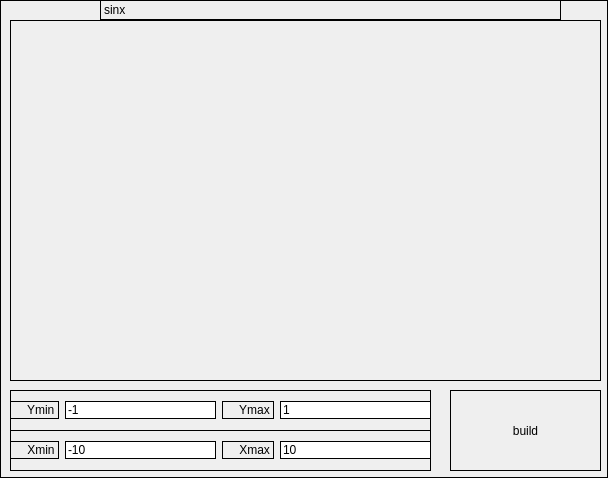
<?xml version="1.0" encoding="UTF-8"?>
<ui version="4.0">
 <class>Graph</class>
 <widget class="QWidget" name="Graph">
  <property name="geometry">
   <rect>
    <x>0</x>
    <y>0</y>
    <width>608</width>
    <height>478</height>
   </rect>
  </property>
  <property name="windowTitle">
   <string>Form</string>
  </property>
  <property name="styleSheet">
   <string notr="true">border: 1px solid black;</string>
  </property>
  <widget class="QCustomPlot" name="widget" native="true">
   <property name="geometry">
    <rect>
     <x>10</x>
     <y>20</y>
     <width>591</width>
     <height>361</height>
    </rect>
   </property>
   <property name="styleSheet">
    <string notr="true">border: 1px solid black;</string>
   </property>
  </widget>
  <widget class="QWidget" name="gridLayoutWidget">
   <property name="geometry">
    <rect>
     <x>10</x>
     <y>430</y>
     <width>421</width>
     <height>41</height>
    </rect>
   </property>
   <layout class="QGridLayout" name="gridLayout">
    <item row="0" column="0">
     <widget class="QLabel" name="label_xmin">
      <property name="text">
       <string>    Xmin</string>
      </property>
     </widget>
    </item>
    <item row="0" column="2">
     <widget class="QLabel" name="label_xmax">
      <property name="text">
       <string>    Xmax</string>
      </property>
     </widget>
    </item>
    <item row="0" column="1">
     <widget class="QLineEdit" name="x_min">
      <property name="text">
       <string>-10</string>
      </property>
     </widget>
    </item>
    <item row="0" column="3">
     <widget class="QLineEdit" name="x_max">
      <property name="text">
       <string>10</string>
      </property>
     </widget>
    </item>
   </layout>
  </widget>
  <widget class="QPushButton" name="build_graphics">
   <property name="geometry">
    <rect>
     <x>450</x>
     <y>390</y>
     <width>151</width>
     <height>81</height>
    </rect>
   </property>
   <property name="text">
    <string>build</string>
   </property>
  </widget>
  <widget class="QLabel" name="expression">
   <property name="geometry">
    <rect>
     <x>100</x>
     <y>0</y>
     <width>461</width>
     <height>20</height>
    </rect>
   </property>
   <property name="text">
    <string>sinx</string>
   </property>
  </widget>
  <widget class="QWidget" name="gridLayoutWidget_2">
   <property name="geometry">
    <rect>
     <x>10</x>
     <y>390</y>
     <width>421</width>
     <height>41</height>
    </rect>
   </property>
   <layout class="QGridLayout" name="gridLayout_2">
    <item row="0" column="0">
     <widget class="QLabel" name="label_ymin">
      <property name="text">
       <string>    Ymin</string>
      </property>
     </widget>
    </item>
    <item row="0" column="2">
     <widget class="QLabel" name="label_ymax">
      <property name="text">
       <string>    Ymax</string>
      </property>
     </widget>
    </item>
    <item row="0" column="1">
     <widget class="QLineEdit" name="y_min">
      <property name="text">
       <string>-1</string>
      </property>
     </widget>
    </item>
    <item row="0" column="3">
     <widget class="QLineEdit" name="y_max">
      <property name="text">
       <string>1</string>
      </property>
     </widget>
    </item>
   </layout>
  </widget>
 </widget>
 <customwidgets>
  <customwidget>
   <class>QCustomPlot</class>
   <extends>QWidget</extends>
   <header location="global">qcustomplot.h</header>
   <container>1</container>
  </customwidget>
 </customwidgets>
 <resources/>
 <connections/>
</ui>
